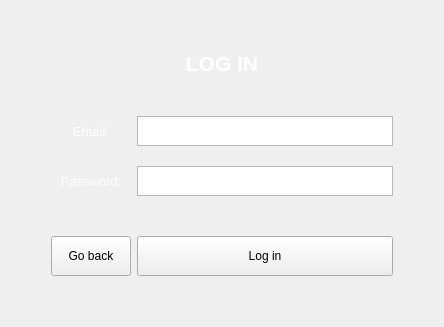
     <widget class="QWidget" name="loginPage">
      <property name="sizePolicy">
       <sizepolicy hsizetype="Fixed" vsizetype="Fixed">
        <horstretch>0</horstretch>
        <verstretch>0</verstretch>
       </sizepolicy>
      </property>
      <layout class="QGridLayout" name="gridLayout_25">
       <property name="verticalSpacing">
        <number>0</number>
       </property>
       <item row="7" column="0">
        <spacer name="horizontalSpacer_11">
         <property name="orientation">
          <enum>Qt::Orientation::Horizontal</enum>
         </property>
         <property name="sizeHint" stdset="0">
          <size>
           <width>40</width>
           <height>20</height>
          </size>
         </property>
        </spacer>
       </item>
       <item row="9" column="1">
        <widget class="QPushButton" name="backButton">
         <property name="sizePolicy">
          <sizepolicy hsizetype="Fixed" vsizetype="Fixed">
           <horstretch>0</horstretch>
           <verstretch>0</verstretch>
          </sizepolicy>
         </property>
         <property name="minimumSize">
          <size>
           <width>0</width>
           <height>40</height>
          </size>
         </property>
         <property name="text">
          <string>Go back</string>
         </property>
        </widget>
       </item>
       <item row="5" column="2">
        <widget class="QTextEdit" name="loginEmailTE">
         <property name="minimumSize">
          <size>
           <width>0</width>
           <height>0</height>
          </size>
         </property>
         <property name="maximumSize">
          <size>
           <width>16777215</width>
           <height>30</height>
          </size>
         </property>
         <property name="styleSheet">
          <string notr="true">color: white; /* Set the text color to white */
</string>
         </property>
         <property name="html">
          <string>&lt;!DOCTYPE HTML PUBLIC &quot;-//W3C//DTD HTML 4.0//EN&quot; &quot;http://www.w3.org/TR/REC-html40/strict.dtd&quot;&gt;
&lt;html&gt;&lt;head&gt;&lt;meta name=&quot;qrichtext&quot; content=&quot;1&quot; /&gt;&lt;meta charset=&quot;utf-8&quot; /&gt;&lt;style type=&quot;text/css&quot;&gt;
p, li { white-space: pre-wrap; }
hr { height: 1px; border-width: 0; }
li.unchecked::marker { content: &quot;\2610&quot;; }
li.checked::marker { content: &quot;\2612&quot;; }
&lt;/style&gt;&lt;/head&gt;&lt;body style=&quot; font-family:'Segoe UI'; font-size:9pt; font-weight:400; font-style:normal;&quot;&gt;
&lt;p style=&quot;-qt-paragraph-type:empty; margin-top:0px; margin-bottom:0px; margin-left:0px; margin-right:0px; -qt-block-indent:0; text-indent:0px;&quot;&gt;&lt;br /&gt;&lt;/p&gt;&lt;/body&gt;&lt;/html&gt;</string>
         </property>
        </widget>
       </item>
       <item row="4" column="1">
        <spacer name="verticalSpacer_24">
         <property name="orientation">
          <enum>Qt::Orientation::Vertical</enum>
         </property>
         <property name="sizeType">
          <enum>QSizePolicy::Policy::Fixed</enum>
         </property>
         <property name="sizeHint" stdset="0">
          <size>
           <width>20</width>
           <height>40</height>
          </size>
         </property>
        </spacer>
       </item>
       <item row="3" column="1" colspan="2">
        <widget class="QLabel" name="label_3">
         <property name="maximumSize">
          <size>
           <width>16777215</width>
           <height>40</height>
          </size>
         </property>
         <property name="font">
          <font>
           <family>Segoe UI</family>
           <pointsize>16</pointsize>
           <bold>true</bold>
          </font>
         </property>
         <property name="styleSheet">
          <string notr="true">color: white; /* Set the text color to white */
</string>
         </property>
         <property name="text">
          <string>LOG IN</string>
         </property>
         <property name="alignment">
          <set>Qt::AlignmentFlag::AlignCenter</set>
         </property>
        </widget>
       </item>
       <item row="6" column="2">
        <spacer name="verticalSpacer_25">
         <property name="orientation">
          <enum>Qt::Orientation::Vertical</enum>
         </property>
         <property name="sizeType">
          <enum>QSizePolicy::Policy::Fixed</enum>
         </property>
         <property name="sizeHint" stdset="0">
          <size>
           <width>20</width>
           <height>20</height>
          </size>
         </property>
        </spacer>
       </item>
       <item row="7" column="3">
        <spacer name="horizontalSpacer_12">
         <property name="orientation">
          <enum>Qt::Orientation::Horizontal</enum>
         </property>
         <property name="sizeHint" stdset="0">
          <size>
           <width>40</width>
           <height>20</height>
          </size>
         </property>
        </spacer>
       </item>
       <item row="9" column="2">
        <widget class="QPushButton" name="loginScreenButton">
         <property name="sizePolicy">
          <sizepolicy hsizetype="Minimum" vsizetype="Fixed">
           <horstretch>0</horstretch>
           <verstretch>1</verstretch>
          </sizepolicy>
         </property>
         <property name="minimumSize">
          <size>
           <width>0</width>
           <height>40</height>
          </size>
         </property>
         <property name="maximumSize">
          <size>
           <width>16777215</width>
           <height>16777215</height>
          </size>
         </property>
         <property name="baseSize">
          <size>
           <width>0</width>
           <height>0</height>
          </size>
         </property>
         <property name="text">
          <string>Log in</string>
         </property>
        </widget>
       </item>
       <item row="1" column="1">
        <widget class="QLabel" name="SPACER">
         <property name="maximumSize">
          <size>
           <width>16777215</width>
           <height>0</height>
          </size>
         </property>
         <property name="text">
          <string>TextLabel</string>
         </property>
        </widget>
       </item>
       <item row="7" column="2">
        <widget class="QTextEdit" name="loginPwTE">
         <property name="minimumSize">
          <size>
           <width>0</width>
           <height>0</height>
          </size>
         </property>
         <property name="maximumSize">
          <size>
           <width>16777215</width>
           <height>30</height>
          </size>
         </property>
         <property name="styleSheet">
          <string notr="true">color: white; /* Set the text color to white */
</string>
         </property>
         <property name="html">
          <string>&lt;!DOCTYPE HTML PUBLIC &quot;-//W3C//DTD HTML 4.0//EN&quot; &quot;http://www.w3.org/TR/REC-html40/strict.dtd&quot;&gt;
&lt;html&gt;&lt;head&gt;&lt;meta name=&quot;qrichtext&quot; content=&quot;1&quot; /&gt;&lt;meta charset=&quot;utf-8&quot; /&gt;&lt;style type=&quot;text/css&quot;&gt;
p, li { white-space: pre-wrap; }
hr { height: 1px; border-width: 0; }
li.unchecked::marker { content: &quot;\2610&quot;; }
li.checked::marker { content: &quot;\2612&quot;; }
&lt;/style&gt;&lt;/head&gt;&lt;body style=&quot; font-family:'Segoe UI'; font-size:9pt; font-weight:400; font-style:normal;&quot;&gt;
&lt;p style=&quot;-qt-paragraph-type:empty; margin-top:0px; margin-bottom:0px; margin-left:0px; margin-right:0px; -qt-block-indent:0; text-indent:0px;&quot;&gt;&lt;br /&gt;&lt;/p&gt;&lt;/body&gt;&lt;/html&gt;</string>
         </property>
        </widget>
       </item>
       <item row="8" column="2">
        <spacer name="verticalSpacer_26">
         <property name="orientation">
          <enum>Qt::Orientation::Vertical</enum>
         </property>
         <property name="sizeType">
          <enum>QSizePolicy::Policy::Fixed</enum>
         </property>
         <property name="sizeHint" stdset="0">
          <size>
           <width>20</width>
           <height>40</height>
          </size>
         </property>
        </spacer>
       </item>
       <item row="2" column="1">
        <spacer name="verticalSpacer_23">
         <property name="orientation">
          <enum>Qt::Orientation::Vertical</enum>
         </property>
         <property name="sizeHint" stdset="0">
          <size>
           <width>20</width>
           <height>40</height>
          </size>
         </property>
        </spacer>
       </item>
       <item row="5" column="1">
        <widget class="QLabel" name="label_2">
         <property name="font">
          <font>
           <pointsize>10</pointsize>
          </font>
         </property>
         <property name="styleSheet">
          <string notr="true">color: white; /* Set the text color to white */
</string>
         </property>
         <property name="text">
          <string>Email:</string>
         </property>
         <property name="alignment">
          <set>Qt::AlignmentFlag::AlignCenter</set>
         </property>
        </widget>
       </item>
       <item row="10" column="2">
        <spacer name="verticalSpacer_22">
         <property name="orientation">
          <enum>Qt::Orientation::Vertical</enum>
         </property>
         <property name="sizeHint" stdset="0">
          <size>
           <width>20</width>
           <height>40</height>
          </size>
         </property>
        </spacer>
       </item>
       <item row="7" column="1">
        <widget class="QLabel" name="label_4">
         <property name="font">
          <font>
           <pointsize>10</pointsize>
          </font>
         </property>
         <property name="styleSheet">
          <string notr="true">color: white; /* Set the text color to white */
</string>
         </property>
         <property name="text">
          <string>Password:</string>
         </property>
         <property name="alignment">
          <set>Qt::AlignmentFlag::AlignCenter</set>
         </property>
        </widget>
       </item>
      </layout>
     </widget>
